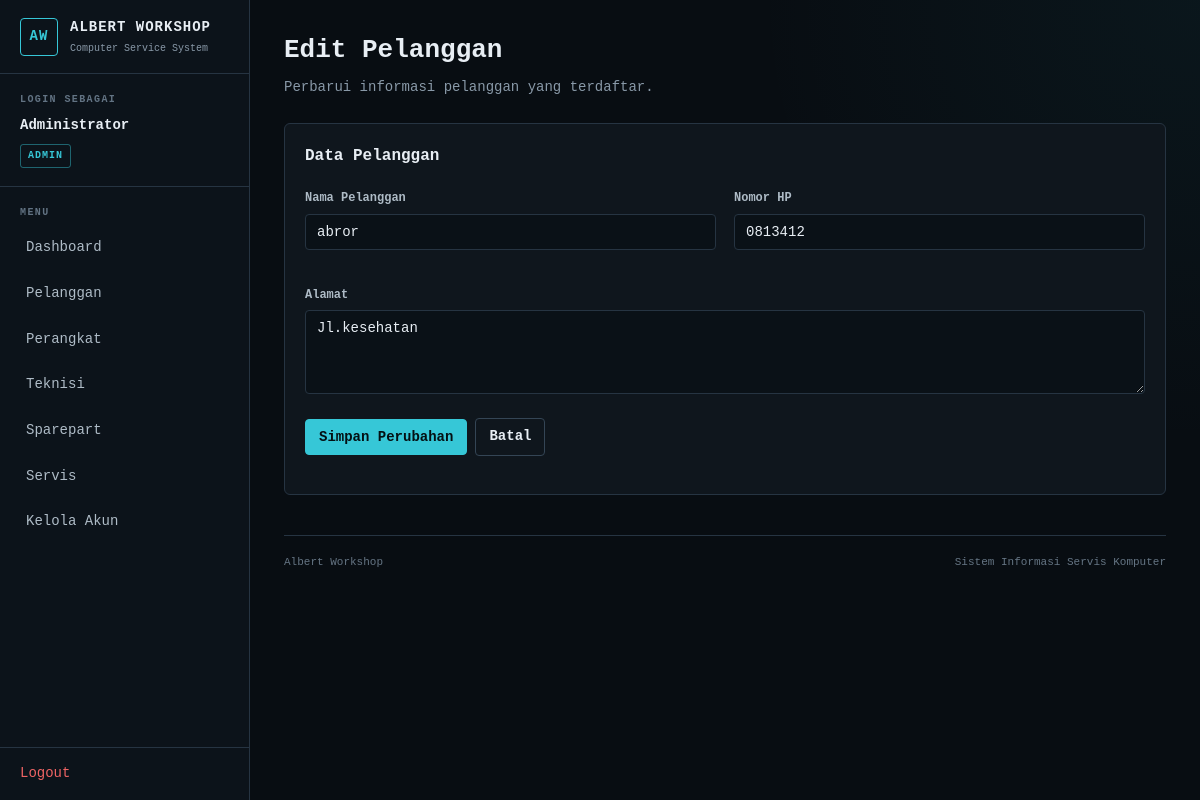
The app's page /pelanggan/edit.php?id=11 (signed in) with its own data.
### tables this page shows
CREATE TABLE `pelanggan` (
  `id_pelanggan` int NOT NULL,
  `nama` varchar(100) NOT NULL,
  `no_hp` varchar(20) NOT NULL,
  `alamat` text NOT NULL,
  `aktif` tinyint(1) NOT NULL DEFAULT '1'
);

### pelanggan/edit.php (the view, shortened to what this page needs)
<?php
require '../config/koneksi.php';
$id_pelanggan =
    (int) ($_GET["id"] ?? 0);
$stmt = mysqli_prepare(
    $koneksi,
    "SELECT *
     FROM pelanggan
     WHERE id_pelanggan = ?
     LIMIT 1"
);
mysqli_stmt_bind_param(
    $stmt,
    "i",
    $id_pelanggan
);
mysqli_stmt_execute($stmt);
$result =
    mysqli_stmt_get_result($stmt);
$data =
    mysqli_fetch_assoc($result);
require '../template/header.php';
require '../template/sidebar.php';
?>
<div class="page-header">
    <div>
        <h1>Edit Pelanggan</h1>
        <p class="page-description">
            Perbarui informasi pelanggan yang terdaftar.
        </p>
    </div>
</div>
<section class="panel">
    <h2 class="panel-title">
        Data Pelanggan
    </h2>
    <form
        action="proses.php"
        method="POST"
    >
        <div class="form-grid">
            <div class="form-group">
                <label>
                    Nama Pelanggan
                </label>
                <input
                    type="text"
                    name="nama"
                    value="<?= htmlspecialchars(
                        $data["nama"]
                    ); ?>"
                    required
                >
            </div>
            <div class="form-group">
                <label>
                    Nomor HP
                </label>
                <input
                    type="text"
                    name="no_hp"
                    value="<?= htmlspecialchars(
                        $data["no_hp"]
                    ); ?>"
                    required
                >
            </div>
            <div class="form-group full">
                <label>
                    Alamat
                </label>
                <textarea
                    name="alamat"
                    rows="4"
                    required
                ><?= htmlspecialchars(
                    $data["alamat"]
                ); ?></textarea>
            </div>
        </div>
        <div class="toolbar">
            <button
                type="submit"
                class="btn"
            >
                Simpan Perubahan
            </button>
            <a
                href="index.php"
                class="btn btn-secondary"
            >
                Batal
            </a>
        </div>
    </form>
</section>
<?php
require '../template/footer.php';
?>

### assets/css/style.css (style rules this page uses)
:root { --bg: #080d12; --surface: #0f161d; --surface-2: #151e27; --border: #263442; --border-light: #344555; --text: #e8eef4; --muted: #8999a8; --accent: #36c7d7; --accent-hover: #60d6e2; --success: #45d69a; --warning: #e8b84a; --danger: #ef6464; --sidebar-width: 250px; --radius: 6px; --font-main: "0xProto Nerd Font", monospace; }
* { box-sizing: border-box; }
html { color-scheme: dark; }
html, body { width: 100%; min-height: 100%; }
body { margin: 0; background: radial-gradient( circle at top right, rgba(54, 199, 215, 0.05), transparent 28rem ), var(--bg); color: var(--text); font-family: var(--font-main); font-size: 14px; line-height: 1.55; overflow-x: hidden; }
button, input, select, textarea, option { font-family: var(--font-main); }
a { color: var(--accent); text-decoration: none; }
h1, h2, h3 { margin-top: 0; color: var(--text); font-family: var(--font-main); font-weight: 700; }
h1 { font-size: 26px; }
h2 { font-size: 20px; }
p { line-height: 1.65; }
.main-content > * { max-width: 100%; }
.page-header { display: flex; align-items: flex-start; justify-content: space-between; gap: 20px; width: 100%; margin: 0 0 24px; }
.page-header h1 { margin: 0 0 6px; }
.page-description { margin: 0; color: var(--muted); }
.panel { width: 100%; margin: 0 0 22px; padding: 20px; background: var(--surface); border: 1px solid var(--border); border-radius: var(--radius); }
.panel-title { margin-bottom: 18px; font-size: 16px; }
.toolbar { display: flex; flex-wrap: wrap; align-items: center; gap: 8px; margin: 0 0 18px; }
button, .btn { display: inline-flex; align-items: center; justify-content: center; min-height: 36px; padding: 7px 13px; background: var(--accent); border: 1px solid var(--accent); border-radius: 4px; color: #041013; font-family: var(--font-main); font-size: 14px; font-weight: 700; cursor: pointer; transition: background 0.15s ease, border-color 0.15s ease, color 0.15s ease; }
.btn-secondary { background: transparent; border-color: var(--border-light); color: var(--text); }
.form-grid { display: grid; grid-template-columns: repeat(2, minmax(0, 1fr)); gap: 18px; }
.form-group { margin-bottom: 16px; }
.form-group.full { grid-column: 1 / -1; }
label { display: inline-block; margin-bottom: 6px; color: #aebbc6; font-size: 12px; font-weight: 700; }
input, select, textarea { width: 100%; padding: 9px 11px; background: #0a1117; border: 1px solid var(--border); border-radius: 4px; color: var(--text); font-family: var(--font-main); font-size: 14px; outline: none; transition: border-color 0.15s ease, box-shadow 0.15s ease; }
input::placeholder, textarea::placeholder { color: #657584; font-family: var(--font-main); }
textarea { resize: vertical; }

### records on screen
pelanggan: nama "abror", no_hp "0813412", alamat "Jl.kesehatan"

### other values on screen
$nama "Administrator"
$role "ADMIN"
